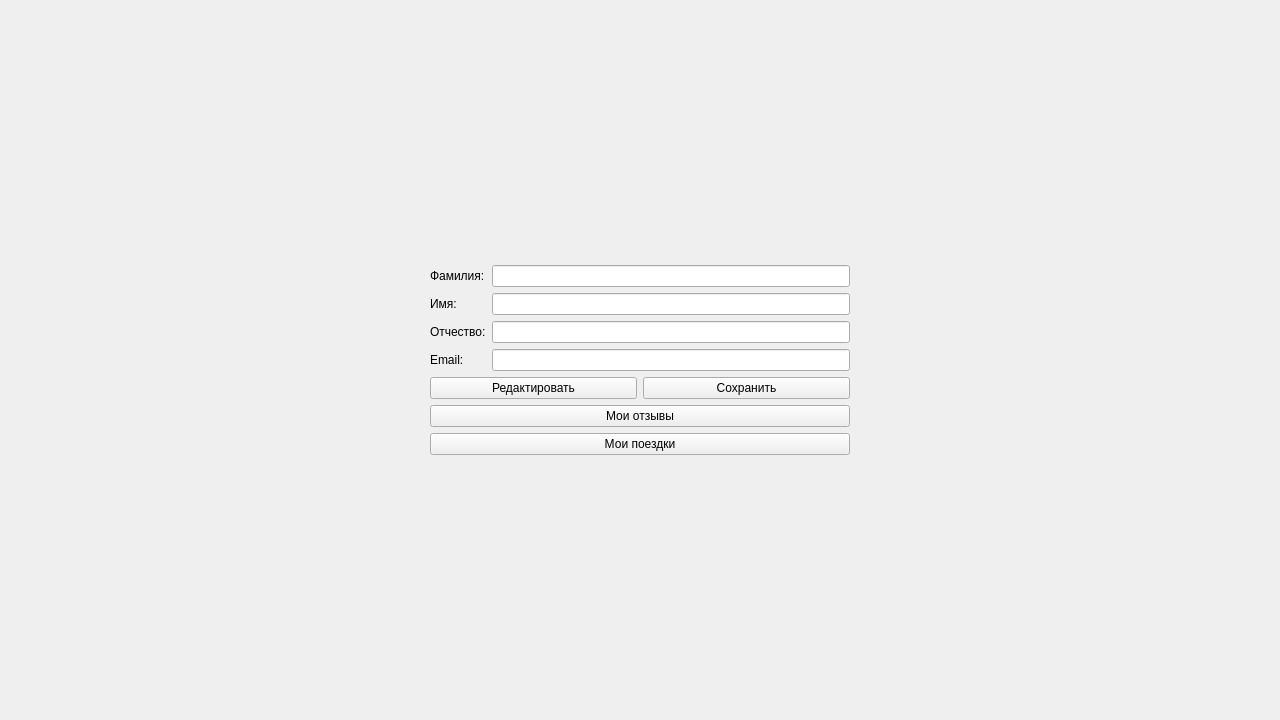
<?xml version="1.0" encoding="UTF-8"?>
<ui version="4.0">
 <class>ProfileWidget</class>
 <widget class="QWidget" name="ProfileWidget">
  <property name="geometry">
   <rect>
    <x>0</x>
    <y>0</y>
    <width>1280</width>
    <height>720</height>
   </rect>
  </property>
  <layout class="QVBoxLayout" name="mainLayout">
   <item>
    <spacer name="verticalSpacerTop">
     <property name="orientation">
      <enum>Qt::Vertical</enum>
     </property>
     <property name="sizeHint" stdset="0">
      <size>
       <width>20</width>
       <height>40</height>
      </size>
     </property>
    </spacer>
   </item>
   <item>
    <layout class="QHBoxLayout" name="horizontalLayoutCenter">
     <item>
      <spacer name="horizontalSpacerLeft">
       <property name="orientation">
        <enum>Qt::Horizontal</enum>
       </property>
       <property name="sizeHint" stdset="0">
        <size>
         <width>0</width>
         <height>0</height>
        </size>
       </property>
      </spacer>
     </item>
     <item>
      <layout class="QVBoxLayout" name="centerLayout">
       <item>
        <layout class="QFormLayout" name="formLayout">
         <item row="0" column="0">
          <widget class="QLabel" name="label_lastName">
           <property name="text">
            <string>Фамилия:</string>
           </property>
          </widget>
         </item>
         <item row="0" column="1">
          <widget class="QLineEdit" name="lastNameEdit"/>
         </item>
         <item row="1" column="0">
          <widget class="QLabel" name="label_firstName">
           <property name="text">
            <string>Имя:</string>
           </property>
          </widget>
         </item>
         <item row="1" column="1">
          <widget class="QLineEdit" name="firstNameEdit"/>
         </item>
         <item row="2" column="0">
          <widget class="QLabel" name="label_middleName">
           <property name="text">
            <string>Отчество:</string>
           </property>
          </widget>
         </item>
         <item row="2" column="1">
          <widget class="QLineEdit" name="middleNameEdit"/>
         </item>
         <item row="3" column="0">
          <widget class="QLabel" name="label_email">
           <property name="text">
            <string>Email:</string>
           </property>
          </widget>
         </item>
         <item row="3" column="1">
          <widget class="QLineEdit" name="emailEdit"/>
         </item>
        </layout>
       </item>
       <item>
        <layout class="QHBoxLayout" name="buttonLayout">
         <item>
          <widget class="QPushButton" name="editButton">
           <property name="text">
            <string>Редактировать</string>
           </property>
          </widget>
         </item>
         <item>
          <widget class="QPushButton" name="saveButton">
           <property name="text">
            <string>Сохранить</string>
           </property>
          </widget>
         </item>
        </layout>
       </item>
       <item>
        <widget class="QPushButton" name="reviewsButton">
         <property name="text">
          <string>Мои отзывы</string>
         </property>
        </widget>
       </item>
       <item>
        <widget class="QPushButton" name="tripsButton">
         <property name="text">
          <string>Мои поездки</string>
         </property>
        </widget>
       </item>
      </layout>
     </item>
     <item>
      <spacer name="horizontalSpacerRight">
       <property name="orientation">
        <enum>Qt::Horizontal</enum>
       </property>
       <property name="sizeHint" stdset="0">
        <size>
         <width>0</width>
         <height>0</height>
        </size>
       </property>
      </spacer>
     </item>
    </layout>
   </item>
   <item>
    <spacer name="verticalSpacerBottom">
     <property name="orientation">
      <enum>Qt::Vertical</enum>
     </property>
     <property name="sizeHint" stdset="0">
      <size>
       <width>20</width>
       <height>40</height>
      </size>
     </property>
    </spacer>
   </item>
  </layout>
 </widget>
 <resources/>
 <connections/>
</ui>
